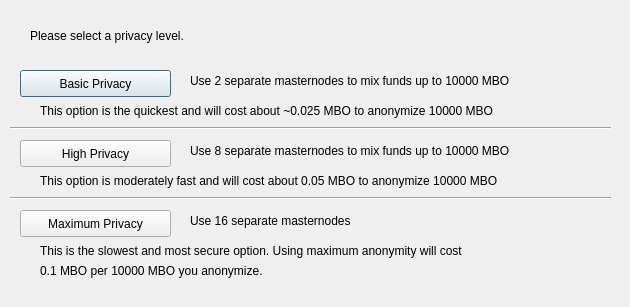
<?xml version="1.0" encoding="UTF-8"?>
<ui version="4.0">
 <class>ObfuscationConfig</class>
 <widget class="QDialog" name="ObfuscationConfig">
  <property name="geometry">
   <rect>
    <x>0</x>
    <y>0</y>
    <width>630</width>
    <height>307</height>
   </rect>
  </property>
  <property name="windowTitle">
   <string>Configure Obfuscation</string>
  </property>
  <widget class="QPushButton" name="buttonBasic">
   <property name="geometry">
    <rect>
     <x>20</x>
     <y>70</y>
     <width>151</width>
     <height>27</height>
    </rect>
   </property>
   <property name="text">
    <string>Basic Privacy</string>
   </property>
  </widget>
  <widget class="QPushButton" name="buttonHigh">
   <property name="geometry">
    <rect>
     <x>20</x>
     <y>140</y>
     <width>151</width>
     <height>27</height>
    </rect>
   </property>
   <property name="text">
    <string>High Privacy</string>
   </property>
  </widget>
  <widget class="QPushButton" name="buttonMax">
   <property name="geometry">
    <rect>
     <x>20</x>
     <y>210</y>
     <width>151</width>
     <height>27</height>
    </rect>
   </property>
   <property name="text">
    <string>Maximum Privacy</string>
   </property>
  </widget>
  <widget class="QLabel" name="label">
   <property name="geometry">
    <rect>
     <x>30</x>
     <y>20</y>
     <width>571</width>
     <height>31</height>
    </rect>
   </property>
   <property name="text">
    <string>Please select a privacy level.</string>
   </property>
  </widget>
  <widget class="QLabel" name="label_2">
   <property name="geometry">
    <rect>
     <x>190</x>
     <y>70</y>
     <width>421</width>
     <height>21</height>
    </rect>
   </property>
   <property name="text">
    <string>Use 2 separate masternodes to mix funds up to 10000 MBO</string>
   </property>
  </widget>
  <widget class="QLabel" name="label_3">
   <property name="geometry">
    <rect>
     <x>190</x>
     <y>140</y>
     <width>411</width>
     <height>21</height>
    </rect>
   </property>
   <property name="text">
    <string>Use 8 separate masternodes to mix funds up to 10000 MBO</string>
   </property>
  </widget>
  <widget class="QLabel" name="label_4">
   <property name="geometry">
    <rect>
     <x>190</x>
     <y>210</y>
     <width>421</width>
     <height>21</height>
    </rect>
   </property>
   <property name="text">
    <string>Use 16 separate masternodes</string>
   </property>
  </widget>
  <widget class="QLabel" name="label_6">
   <property name="geometry">
    <rect>
     <x>40</x>
     <y>100</y>
     <width>561</width>
     <height>21</height>
    </rect>
   </property>
   <property name="text">
    <string>This option is the quickest and will cost about ~0.025 MBO to anonymize 10000 MBO</string>
   </property>
  </widget>
  <widget class="QLabel" name="label_7">
   <property name="geometry">
    <rect>
     <x>40</x>
     <y>170</y>
     <width>561</width>
     <height>21</height>
    </rect>
   </property>
   <property name="text">
    <string>This option is moderately fast and will cost about 0.05 MBO to anonymize 10000 MBO</string>
   </property>
  </widget>
  <widget class="QLabel" name="label_8">
   <property name="geometry">
    <rect>
     <x>40</x>
     <y>240</y>
     <width>561</width>
     <height>21</height>
    </rect>
   </property>
   <property name="text">
    <string>This is the slowest and most secure option. Using maximum anonymity will cost</string>
   </property>
  </widget>
  <widget class="QLabel" name="label_9">
   <property name="geometry">
    <rect>
     <x>40</x>
     <y>260</y>
     <width>561</width>
     <height>21</height>
    </rect>
   </property>
   <property name="text">
    <string>0.1 MBO per 10000 MBO you anonymize.</string>
   </property>
  </widget>
  <widget class="Line" name="line">
   <property name="geometry">
    <rect>
     <x>10</x>
     <y>120</y>
     <width>601</width>
     <height>16</height>
    </rect>
   </property>
   <property name="orientation">
    <enum>Qt::Horizontal</enum>
   </property>
  </widget>
  <widget class="Line" name="line_2">
   <property name="geometry">
    <rect>
     <x>10</x>
     <y>190</y>
     <width>601</width>
     <height>16</height>
    </rect>
   </property>
   <property name="orientation">
    <enum>Qt::Horizontal</enum>
   </property>
  </widget>
 </widget>
 <resources/>
 <connections/>
</ui>
